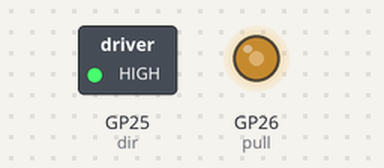
Recording of a program running on a simulated Raspberry Pi Pico running MicroPython. Shown: switched loads named in the program (green lamp = pin HIGH), output pins drawn as LEDs (lit = HIGH). At 64.9 s the program stops and its outputs stay as they are.

Above: at 0.1 s.
At 65.0 s:
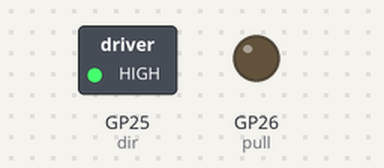
Timing chart, 0 to 66.4 s (numbered marks = the images above):
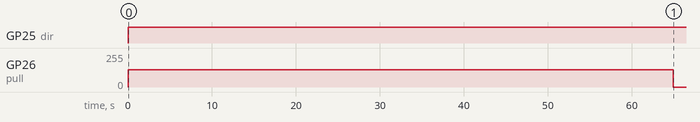

Measured:
- by itself, GP25 (dir): LOW → HIGH at 0.00 s
- by itself, GP26 (pull): 0/255 → 128/255 at 0.00 s, → 0/255 64.9 s later

The program:

motor_driver.py
```python
from machine import Pin, PWM
import uasyncio

#max_steps = 300000 # 600 * 200 / 2 #  600[mm] * 0.5 [rev/mm] * 1000  [step/rev]
# Dir = 1 vuelve, dir = 0 avanza
class Motor:
    def __init__(self, freq = 500, steps_per_rev = 1000):
        self.pull = Pin(26,Pin.OUT)
        self.dir = Pin(25,Pin.OUT)
        self.freq = freq
        self.pwm = None
        self.steps_per_rev = steps_per_rev
        self.mm_per_rev = 7.7
        self.distance_moved = 0

    def start(self):
        self.pwm = PWM(self.pull, freq=self.freq, duty_u16=32768)  # create a PWM object on a pin

    def stop(self):
        try:
            self.pwm.deinit()
        except:
            pass

    async def move(self, distance, dir = 0):
        self.dir.value(dir)
        wait_time = int(distance * 1000.0 * self.steps_per_rev / (self.mm_per_rev * self.freq))
        self.start()
        await uasyncio.sleep_ms(wait_time)
        self.stop()

    async def move_with_stop(self, stop, dir = 0):
        self.dir.value(dir)
        self.start()
        while True:
            if stop.is_set():
                self.stop()
                break
            self.distance_moved += 10 * self.freq * self.mm_per_rev / (1000 * self.steps_per_rev)
            await uasyncio.sleep_ms(10)
        self.stop()

    async def return_back(self, dir = 1):
        await self.move(self.distance_moved,dir)
        self.distance_moved = 0

async def main():
    my_motor = Motor(1000)
    await my_motor.move(500,1)

if __name__ == "__main__":
    uasyncio.run(main())
```
